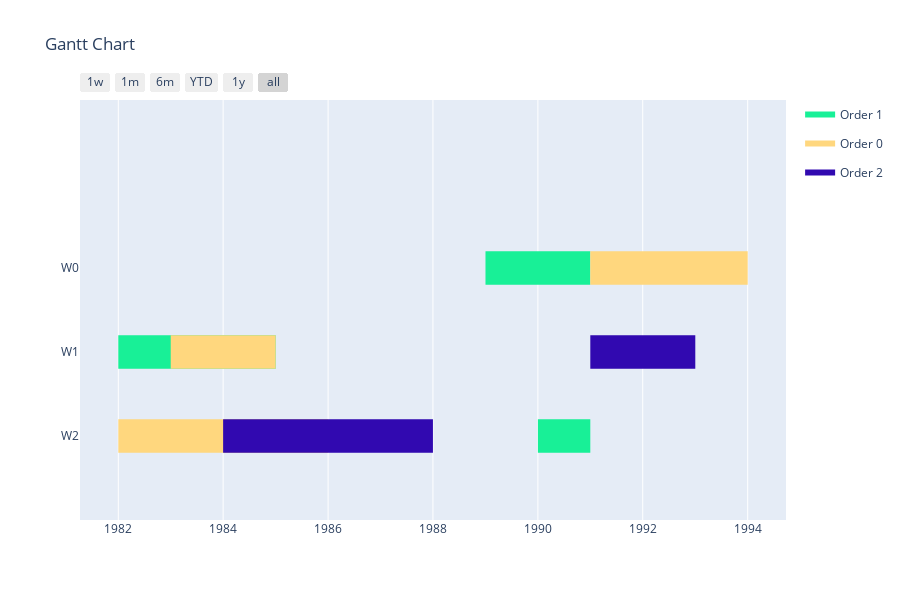

Here is the notebook cell this chart was saved with:
### Code cell
data = []
for i in range(len(jobs_to_schedule)):
    data.append([assignments[i], jobs_to_schedule[i], solution[i], durations[i]])
visualize(data)

### Figure 1 — Plotly figure (JSON) as saved in the notebook; plotly's stock layout.template omitted (floating-point values rounded to 4 significant figures)
{"data": [{"fill": "toself", "fillcolor": "rgb(24, 240, 151)", "hoverinfo": "name", "legendgroup": "rgb(24, 240, 151)", "mode": "none", "name": "Order 1", "type": "scatter", "x": [89, 91, 91, 89, 89, 90, 91, 91, 90, 90, 82, 85, 85, 82], "y": [1.8, 1.8, 2.2, 2.2, null, -0.2, -0.2, 0.2, 0.2, null, 0.8, 0.8, 1.2, 1.2]}, {"fill": "toself", "fillcolor": "rgb(255, 215, 126)", "hoverinfo": "name", "legendgroup": "rgb(255, 215, 126)", "mode": "none", "name": "Order 0", "type": "scatter", "x": [91, 94, 94, 91, 91, 83, 85, 85, 83, 83, 82, 86, 86, 82], "y": [1.8, 1.8, 2.2, 2.2, null, 0.8, 0.8, 1.2, 1.2, null, -0.2, -0.2, 0.2, 0.2]}, {"fill": "toself", "fillcolor": "rgb(49, 9, 176)", "hoverinfo": "name", "legendgroup": "rgb(49, 9, 176)", "mode": "none", "name": "Order 2", "type": "scatter", "x": [91, 93, 93, 91, 91, 84, 88, 88, 84], "y": [0.8, 0.8, 1.2, 1.2, null, -0.2, -0.2, 0.2, 0.2]}, {"legendgroup": "rgb(24, 240, 151)", "marker": {"color": "rgb(24, 240, 151)", "opacity": 0, "size": 1}, "mode": "markers", "name": "", "showlegend": false, "text": [null, null, null, null, null, null], "type": "scatter", "x": [89, 91, 90, 91, 82, 85], "y": [2, 2, 0, 0, 1, 1]}, {"legendgroup": "rgb(255, 215, 126)", "marker": {"color": "rgb(255, 215, 126)", "opacity": 0, "size": 1}, "mode": "markers", "name": "", "showlegend": false, "text": [null, null, null, null, null, null], "type": "scatter", "x": [91, 94, 83, 85, 82, 86], "y": [2, 2, 1, 1, 0, 0]}, {"legendgroup": "rgb(49, 9, 176)", "marker": {"color": "rgb(49, 9, 176)", "opacity": 0, "size": 1}, "mode": "markers", "name": "", "showlegend": false, "text": [null, null, null, null], "type": "scatter", "x": [91, 93, 84, 88], "y": [1, 1, 0, 0]}], "layout": {"height": 600, "hovermode": "closest", "showlegend": true, "title": {"text": "Gantt Chart"}, "xaxis": {"rangeselector": {"buttons": [{"count": 7, "label": "1w", "step": "day", "stepmode": "backward"}, {"count": 1, "label": "1m", "step": "month", "stepmode": "backward"}, {"count": 6, "label": "6m", "step": "month", "stepmode": "backward"}, {"count": 1, "label": "YTD", "step": "year", "stepmode": "todate"}, {"count": 1, "label": "1y", "step": "year", "stepmode": "backward"}, {"step": "all"}]}, "showgrid": true, "type": "date", "zeroline": false}, "yaxis": {"autorange": false, "range": [-1, 4], "showgrid": false, "ticktext": ["W2", "W1", "W0"], "tickvals": [0, 1, 2], "zeroline": false}}}
